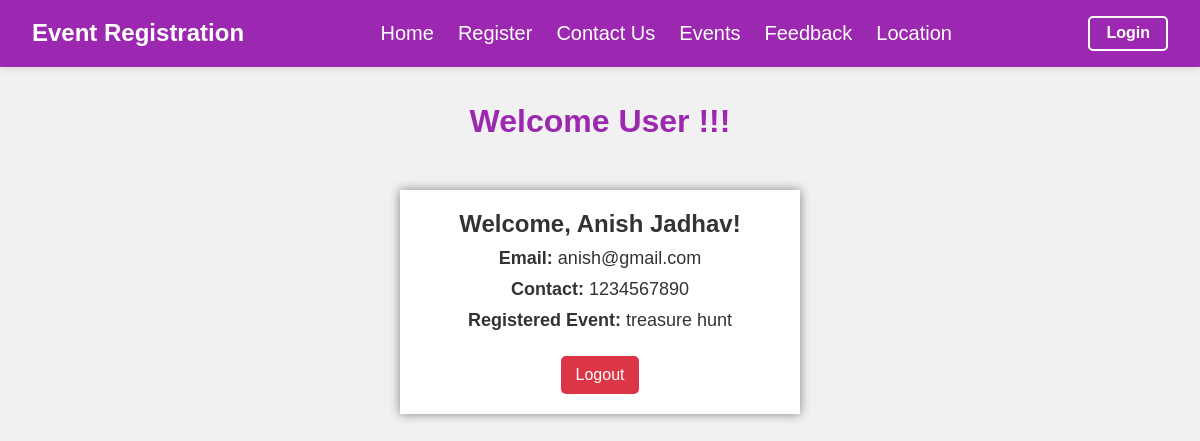
/user.php (signed in), run on the app's committed database.
### tables this page shows
CREATE TABLE `users` (
  `id` int(11) NOT NULL,
  `name` varchar(100) NOT NULL,
  `email` varchar(100) NOT NULL,
  `password` varchar(200) NOT NULL,
  `contact` varchar(15) NOT NULL,
  `event` varchar(100) NOT NULL,
  `role` varchar(20) DEFAULT 'user',
  `submitted_at` datetime DEFAULT CURRENT_TIMESTAMP,
  `location` varchar(255) DEFAULT NULL,
  `amount` int(11) DEFAULT NULL,
  `team_size` int(11) DEFAULT '1',
  `member_2_name` varchar(100) DEFAULT NULL,
  `member_2_email` varchar(100) DEFAULT NULL,
  `member_3_name` varchar(100) DEFAULT NULL,
  `member_3_email` varchar(100) DEFAULT NULL,
  `member_4_name` varchar(100) DEFAULT NULL,
  `member_4_email` varchar(100) DEFAULT NULL,
  `team_name` varchar(100) DEFAULT NULL
);

### user.php (the view, shortened to what this page needs)
<?php
 include 'header.php';
 include 'db.php';
$user_email= $_SESSION['email'];
$sql = "SELECT * FROM users WHERE email= '$user_email'";
$result = $conn->query($sql);
if ($result->num_rows == 1) {
    $user = $result->fetch_assoc();
} else {
    echo "User not found!";
    exit();
}
?>
<!DOCTYPE html>
<html lang="en">
<head>
</head>
<body>
<br><br>
   <center>
  	<section class="location-section">
        <h2>Welcome User !!!</h2>
		</section>
</center>
<div class="dashboard">
    <h2>Welcome, <?php echo htmlspecialchars($user['name']); ?>!</h2>
    <p><strong>Email:</strong> <?php echo htmlspecialchars($user['email']); ?></p>
    <p><strong>Contact:</strong> <?php echo htmlspecialchars($user['contact']); ?></p>
    <p><strong>Registered Event:</strong> <?php echo htmlspecialchars($user['event']); ?></p>
    <a href="logout.php" class="btn btn-logout">Logout</a>
</div>
</body>
</html>

### header.php (style rules this page uses)
* { margin: 0; padding: 0; box-sizing: border-box; }
body { font-family: 'Segoe UI', sans-serif; background-color: #f5f5f5; color: #333; }
.location-section h2 { font-size: 2rem; margin-bottom: 2rem; color: #9c27b0; }

### user.php (style rules this page uses)
body { font-family: Arial, sans-serif; background: #f1f1f1; margin: 0; padding: 0; }
.dashboard { margin: 50px auto; padding: 20px; background: white; width: 400px; box-shadow: 0 0 10px gray; text-align: center; }
.dashboard h2 { color: #333; }
.dashboard p { font-size: 18px; margin: 10px 0; }
.btn { display: inline-block; padding: 10px 15px; margin-top: 15px; background-color: #28a745; color: white; text-decoration: none; border-radius: 5px; }
.btn-logout { background-color: #dc3545; }

### data on the page
users: name "Anish Jadhav", email "anish@gmail.com", contact "1234567890", event "treasure hunt"
